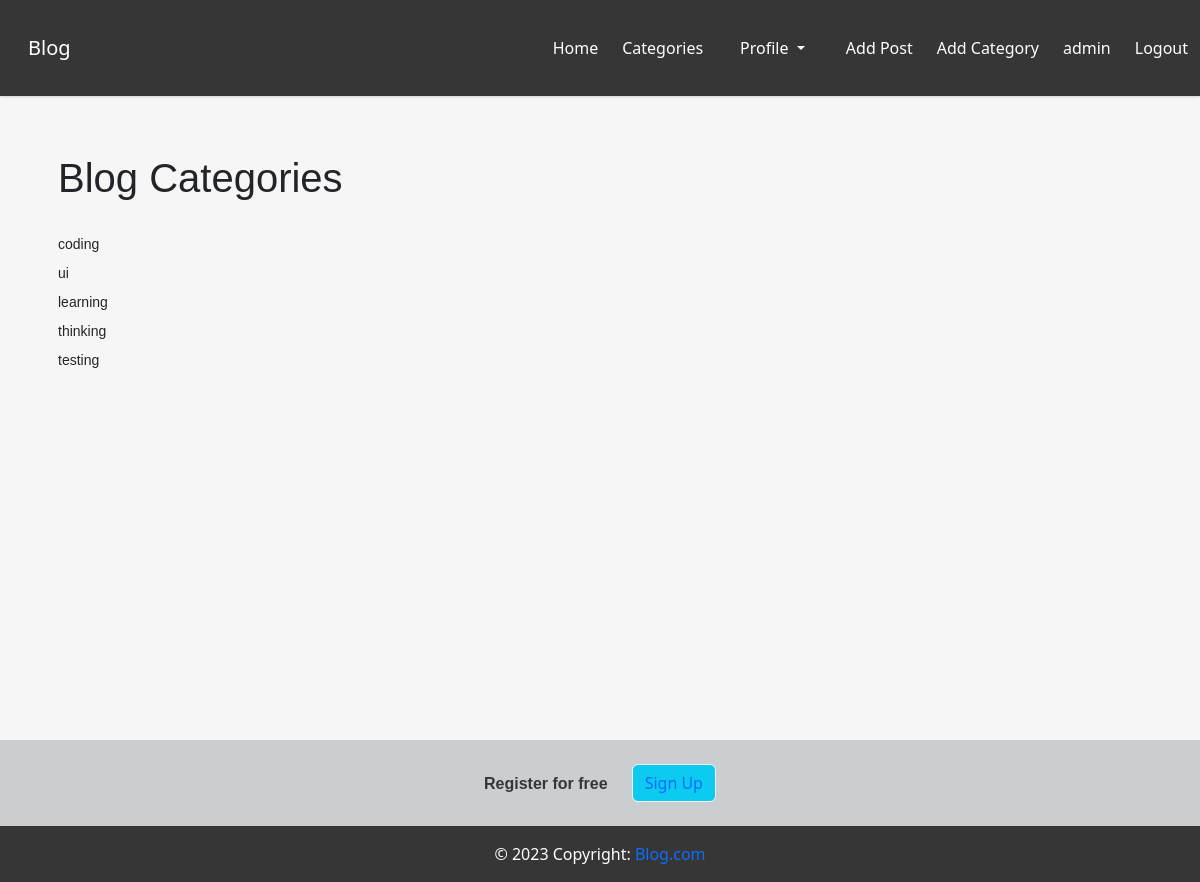
/category-list/ (signed in), run on the app's committed database.
### bloghome/models.py (models this page shows, shortened)
class Category(models.Model):
    name = models.CharField(max_length=255)
    def __str__(self):
        return self.name

### bloghome/views.py (the view)
# urls.py: path('category-list/', CategoryListView, name='category-list'),
def CategoryListView(request):
    cat_menu_list = Category.objects.all()
    return render(request, 'category_list.html',{'cat_menu_list':cat_menu_list})

### bloghome/templates/category_list.html (shortened to what this page needs)
{% extends "base.html" %}
{% block content %}
<h1> Blog Categories </h1>
<br/>
    {% for item in cat_menu_list %}
        <h4><a class="dropdown-item" href="{% url 'category' item|slugify %}">{{item}}</a></h4>
    {% endfor %}
{% endblock %}

### bloghome/templates/base.html (shortened to what this page needs)
<!DOCTYPE html>
<html lang = "en" >
<head>
    {% load static %}
    <link rel="stylesheet" href="{% static 'blog/main.css' %}">
    <link rel="stylesheet" href="{% static 'css/bootstrap.min.css' %}" type="text/css">
    <link rel ="stylesheet" href = "https://unpkg.com/bulma@0.9.2/css/bulma.min.css">
    <link rel="stylesheet" href="https://cdnjs.cloudflare.com/ajax/libs/font-awesome/5.15.4/css/all.min.css" />
    <link rel="stylesheet" href="https://cdn.jsdelivr.net/npm/bootstrap@5.3.2/dist/css/bootstrap.rtl.min.css">
</head>
<body>
<div id="container">
    <nav class="navbar is-dark" role="navigation" aria-label="main navigation">
        <div class="navbar-brand">
            <a class="navbar-item" href="/" title="Blog">
                Blog
            </a>
        </div>
        <div id="navbarBasicExample" class="navbar-menu">
            <div class="navbar-end">
                <a href="/" title="Home" class="navbar-item" >Home</a>
                {% if cat_menu %}
                <div class="dropdown navbar-item">
                  <a class="btn dropdown-toggle" style="color:white;" role="button" data-bs-toggle="dropdown" aria-expanded="false">
                    Categories
                  </a>
                  <ul class="dropdown-menu">
                    {% for item in cat_menu %}
                      <li><a class="dropdown-item" href="{% url 'category' item|slugify %}">{{item}}</a></li>
                    {% endfor %}
                  </ul>
                </div>
                {% else %}
                  <a href="{% url 'category-list' %}" class="navbar-item" >Categories</a>
                {% endif %}
                    {% if user.is_authenticated %}
                      <div class="dropdown navbar-item">
                        <a class="btn dropdown-toggle" style="color:white;"  role="button" data-bs-toggle="dropdown" aria-expanded="false">
                          Profile
                        </a>
                      </div>
                        <a href="{% url 'add-post' %}" class="navbar-item">Add Post</a>
                        <a href="{% url 'add-category' %}" class="navbar-item" >Add Category</a>
                        <a class="navbar-item">{{user.username}} </a>
                        <a href="{% url 'logout' %}" class="navbar-item" >Logout</a>
                    {% else %}
                        <a href="{% url 'register' %}" class="navbar-item"  title="Sign up" class="btn btn-primary btn-lg" >Register</a>
                        <a href="{% url 'login' %}" class="navbar-item">Login</a>
                    {% endif %}
            </div>
        </div>
    </nav>
    <section class = "section">
        <div class="container" id = "body">
            {% block content %}
            {% endblock %}
        </div>
    </section>
    <footer class="bg-light text-center" id="footer">
    <div class=" p-4 pb-0" style="background-color: #caced1;">
      <section class="">
        <form action="">
          <div class="row d-flex justify-content-center">
            <div class="col-auto">
              <p class="pt-2">
                <strong>Register for free</strong>
              </p>
            </div>
            <div class="col-auto">
              <button  type="submit" class="btn btn btn-info btn-outline-light mb-4">
                <a href="{% url 'register' %}">Sign Up</a>
              </button>
            </div>
          </div>
        </form>
      </section>
    </div>
    <div class="text-center p-3 text-white" style="background-color: #363636;">
        © 2023 Copyright:
        <a href="/">Blog.com</a>
      </div>
  </footer>
</div>
</body>
</html>

### bloghome/static/blog/main.css (style rules this page uses)
body { background-color: rgb(56, 56, 56); margin-top: 5rem; background-size: contain; background-repeat: no-repeat; }
#body { padding:10px; padding-bottom:60px; }
#footer { position:absolute; bottom:0; width:100%; height:60px; background:#6cf; }
#container { min-height:100%; position:relative; }
h1, h2, h3, h4, h5, h6, p { color: #444444; font-family: 'Poppins', sans-serif; }

### bloghome/templates/base.html (style rules this page uses)
html,body { height:100%; background-color:#f6f6f6; }
nav.navbar { height: 6rem !important; box-shadow: 0 1px 3px 0 rgba(0,0,0, .1), 0 1px 2px 0 rgba(0, 0 ,0 , .06) !important }
a { text-decoration: none; }

### data on the page
Category: name "coding"
Category: name "ui"
Category: name "learning"
Category: name "thinking"
Category: name "testing"

### other printed values
{{ user.username }} "admin"
